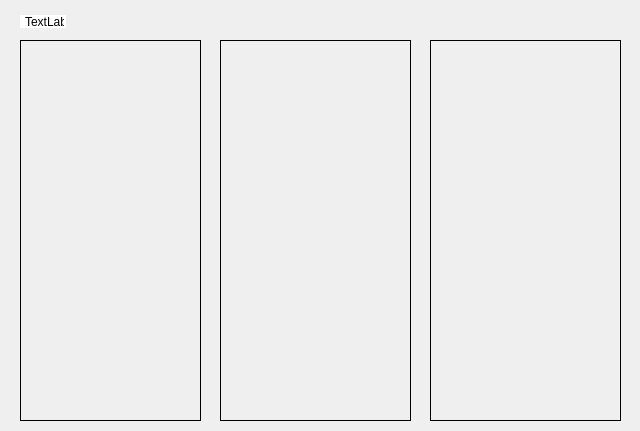
<?xml version="1.0" encoding="UTF-8"?>
<ui version="4.0">
 <class>CharPanelAbility</class>
 <widget class="QWidget" name="CharPanelAbility">
  <property name="geometry">
   <rect>
    <x>0</x>
    <y>0</y>
    <width>640</width>
    <height>431</height>
   </rect>
  </property>
  <property name="windowTitle">
   <string notr="true">Form</string>
  </property>
  <property name="styleSheet">
   <string notr="true">QLabel{
	background-color: white;
	padding: 2 2 2 2;
}</string>
  </property>
  <widget class="MyLabel" name="abilitys_Text">
   <property name="geometry">
    <rect>
     <x>20</x>
     <y>15</y>
     <width>46</width>
     <height>13</height>
    </rect>
   </property>
   <property name="text">
    <string>TextLabel</string>
   </property>
  </widget>
  <widget class="QListWidget" name="abilitys_1">
   <property name="geometry">
    <rect>
     <x>20</x>
     <y>40</y>
     <width>181</width>
     <height>381</height>
    </rect>
   </property>
   <property name="font">
    <font>
     <family>MS Sans Serif</family>
     <pointsize>8</pointsize>
    </font>
   </property>
   <property name="styleSheet">
    <string notr="true">QListWidget{background-color: rgba(255, 255, 255, 0);}
QListWidget::item{background-color: rgba(233, 233, 233, 220);}
QListWidget::item:selected{background-color: rgba(50, 150, 255, 220);}</string>
   </property>
   <property name="frameShape">
    <enum>QFrame::Box</enum>
   </property>
   <property name="frameShadow">
    <enum>QFrame::Plain</enum>
   </property>
   <property name="horizontalScrollBarPolicy">
    <enum>Qt::ScrollBarAlwaysOff</enum>
   </property>
   <property name="selectionBehavior">
    <enum>QAbstractItemView::SelectRows</enum>
   </property>
   <property name="spacing">
    <number>0</number>
   </property>
  </widget>
  <widget class="QListWidget" name="abilitys_2">
   <property name="geometry">
    <rect>
     <x>220</x>
     <y>40</y>
     <width>191</width>
     <height>381</height>
    </rect>
   </property>
   <property name="font">
    <font>
     <family>MS Sans Serif</family>
     <pointsize>8</pointsize>
    </font>
   </property>
   <property name="styleSheet">
    <string notr="true">QListWidget{background-color: rgba(255, 255, 255, 0);}
QListWidget::item{background-color: rgba(233, 233, 233, 220);}
QListWidget::item:selected{background-color: rgba(50, 150, 255, 220);}</string>
   </property>
   <property name="frameShape">
    <enum>QFrame::Box</enum>
   </property>
   <property name="frameShadow">
    <enum>QFrame::Plain</enum>
   </property>
   <property name="horizontalScrollBarPolicy">
    <enum>Qt::ScrollBarAlwaysOff</enum>
   </property>
   <property name="selectionBehavior">
    <enum>QAbstractItemView::SelectRows</enum>
   </property>
   <property name="spacing">
    <number>0</number>
   </property>
  </widget>
  <widget class="QListWidget" name="abilitys_3">
   <property name="geometry">
    <rect>
     <x>430</x>
     <y>40</y>
     <width>191</width>
     <height>381</height>
    </rect>
   </property>
   <property name="font">
    <font>
     <family>MS Sans Serif</family>
     <pointsize>8</pointsize>
    </font>
   </property>
   <property name="styleSheet">
    <string notr="true">QListWidget{background-color: rgba(255, 255, 255, 0);}
QListWidget::item{background-color: rgba(233, 233, 233, 220);}
QListWidget::item:selected{background-color: rgba(50, 150, 255, 220);}</string>
   </property>
   <property name="frameShape">
    <enum>QFrame::Box</enum>
   </property>
   <property name="frameShadow">
    <enum>QFrame::Plain</enum>
   </property>
   <property name="horizontalScrollBarPolicy">
    <enum>Qt::ScrollBarAlwaysOff</enum>
   </property>
   <property name="selectionBehavior">
    <enum>QAbstractItemView::SelectRows</enum>
   </property>
   <property name="spacing">
    <number>0</number>
   </property>
  </widget>
 </widget>
 <customwidgets>
  <customwidget>
   <class>MyLabel</class>
   <extends>QLabel</extends>
   <header>MyLabel.hpp</header>
  </customwidget>
 </customwidgets>
 <resources/>
 <connections/>
</ui>
